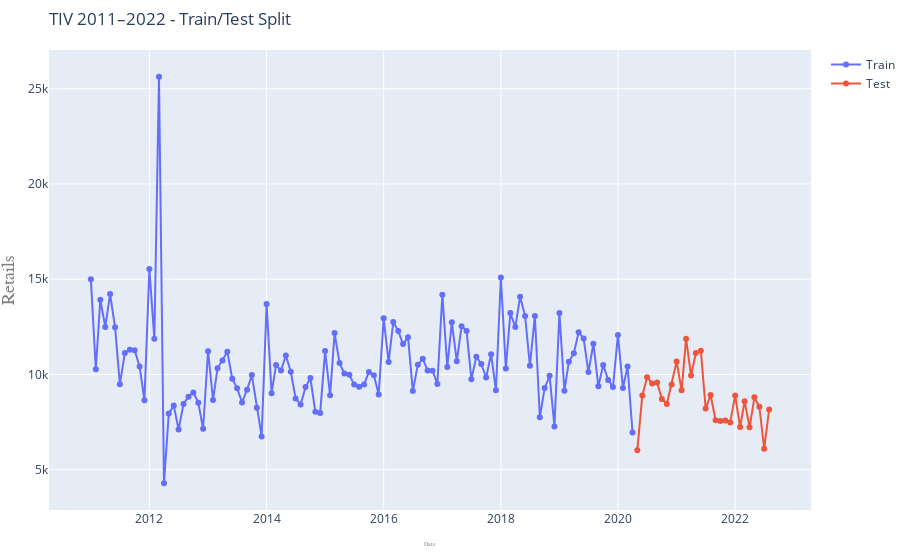

Notebook code for this chart:
### Code cell
import plotly.graph_objs as go
title = dep_var + ' 2011–2022 - Train/Test Split'
fig= go.Figure()
fig.add_trace(go.Scatter(dict(x=X_train.index, y=y_train, mode='lines+markers', name= 'Train')))
fig.add_trace(go.Scatter(dict(x=X_test.index, y=y_test, mode='lines+markers', name= 'Test')))
fig.update_layout(title=go.layout.Title(
 text=title,
 xref='paper',x=0),
 margin=dict(l=10, r=0, t=50, b=50),
 xaxis=go.layout.XAxis(title=go.layout.xaxis.Title(text='Date',font=dict(
 family='Courier New, monospace',
 size=6,
 color='#7f7f7f'))),
 yaxis=go.layout.YAxis(title=go.layout.yaxis.Title(text='Retails',font=dict(
 family='Courier New, monospace',
 size=18,
 color='#7f7f7f'))))
fig.show()
